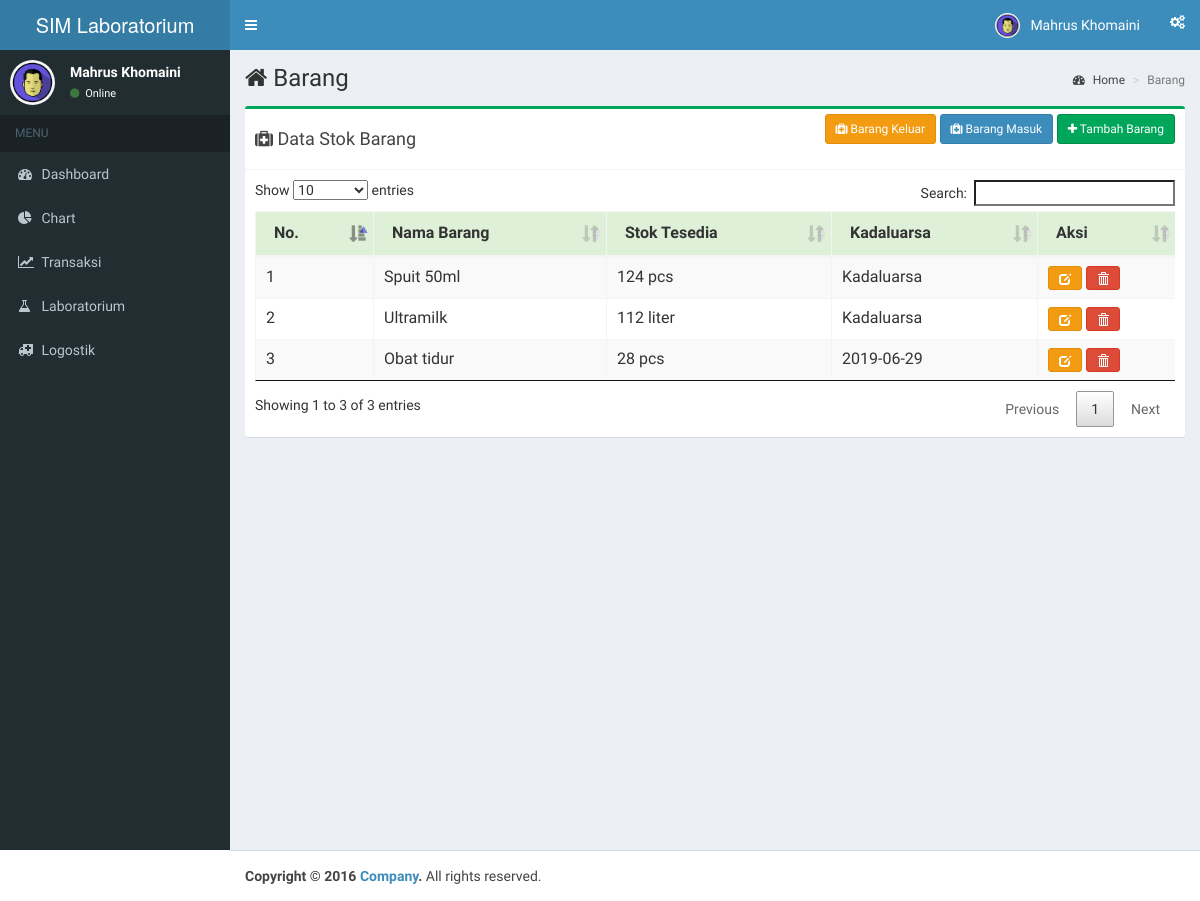
Page /home.php?page=barang (signed in) on the committed database.
### tables this page shows
CREATE TABLE IF NOT EXISTS `tb_barang` (
  `id_barang` int(11) NOT NULL AUTO_INCREMENT,
  `nama_barang` varchar(100) NOT NULL,
  `stok` int(11) NOT NULL,
  `satuan` varchar(11) NOT NULL,
  `exp` date NOT NULL,
  PRIMARY KEY (`id_barang`)
);

### addfile/data-barang.php (the view, shortened to what this page needs)
  <?php include 'modal-barang.php'; ?>
  <div class="table-responsive">
  <table class="table table-striped table-bordered data-barang" id="barangtable">
    <thead>
      <tr class="success">
        <th>No.</th>
        <th>Nama Barang</th>
        <th>Stok Tesedia</th>
        <th>Kadaluarsa</th>
        <th>Aksi</th>
      </tr>
    </thead>
    <tbody>
    <?php
    $tampil = $koneksi->prepare("SELECT * FROM tb_barang");
    $tampil->execute();
    $tampil->setFetchMode(PDO::FETCH_ASSOC);
    $no = 1;
    while ($data=$tampil->fetch(PDO::FETCH_ORI_NEXT)) { ?>
      <tr>
        <td><?php echo $no; ?></td>
        <td><?php echo $data['nama_barang']; ?></td>
        <td><?php echo $data['stok'].' '.$data['satuan']; ?></td>
        <td>
            <?php
                $exp = $data['exp'];
                $now = date('Y-m-d');
                if($now >= $exp){
                    echo 'Kadaluarsa';
                }else{
                  echo $exp;
                }
            ?>
        </td>
        <td><button type="button" id="<?php echo $data['id_barang']; ?>" class="btn btn-warning btn-sm detail-barang" data-toggle="modal" data-target="#modal-update-barang"><span class="glyphicon glyphicon-edit" aria-hidden="true"></button>
          <button name="<?php echo $data['nama_barang'] ?>" type="button" id="<?php echo $data['id_barang']; ?>" class="btn btn-danger btn-sm hapus-barang"><span class="glyphicon glyphicon-trash" aria-hidden="true"></button>
          </td>
      </tr>
      <?php $no++;} ?>
    </tbody>
  </table>
</div>

### home.php (shortened to what this page needs)
<html>
<head>
  <link rel="stylesheet" href="bootstrap/css/bootstrap.css">
  <link rel="stylesheet" href="plugins/datatables/jquery.dataTables.css">
  <link rel="stylesheet" href="plugins/datatables/dataTables.bootstrap.css">
  <link rel="stylesheet" href="https://cdn.datatables.net/buttons/1.5.6/css/buttons.dataTables.min.css">
  <link href="plugins/select2/css/select2.min.css" rel="stylesheet" />
  <link rel="stylesheet" href="plugins/font-awesome/css/font-awesome.min.css">
  <link rel="stylesheet" href="dist/css/AdminLTE.min.css">
  <link rel="stylesheet" href="dist/css/skins/skin-blue.min.css">
</head>
<body class="hold-transition skin-blue sidebar-mini">
<div class="wrapper">
  <header class="main-header">
    <a href="index.php" class="logo">
      <span class="logo-lg"></b>SIM</b> Laboratorium</span>
    </a>
    <nav class="navbar navbar-static-top" role="navigation">
      <a href="#" class="sidebar-toggle" data-toggle="offcanvas" role="button">
      </a>
      <div class="navbar-custom-menu">
        <ul class="nav navbar-nav">
          <li class="dropdown user user-menu">
            <a href="#" class="dropdown-toggle" data-toggle="dropdown">
              <img src="dist/img/mahruskh.jpg" class=" user-image" alt="User Image">
              <span class="hidden-xs"><?php echo $_SESSION['nama'] ?></span>
            </a>
          </li>
          <li>
            <a href="#" data-toggle="control-sidebar"><i class="fa fa-gears"></i></a>
          </li>
        </ul>
      </div>
    </nav>
  </header>
  <aside class="main-sidebar">
    <section class="sidebar">
      <div class="user-panel">
        <div class="pull-left image">
          <img src="dist/img/mahruskh.jpg" class="img-circle" alt="User Image">
        </div>
        <div class="pull-left info">
          <p><?php   echo $_SESSION['nama'] ?></p>
          <a href="#"><i class="fa fa-circle text-success"></i> Online</a>
        </div>
      </div>
      <ul class="sidebar-menu">
        <?php include 'aside.php' ?>
    </section>
  </aside>
  <div class="content-wrapper">
    <section class="content-header">
        <?php
        if(isset($_GET['page'])){
            $title = $_GET['page'];
        }else{
            $title = 'Beranda';
        }
        ?>
      <h1><i class="fa fa-home"></i> <?= ucfirst($title); ?></h1>
      <ol class="breadcrumb">
        <li><a href="#"><i class="fa fa-dashboard"></i> Home</a></li>
        <li class="active"><?= ucfirst($title); ?></li>
      </ol>
    </section>
  <section class="content">
    <div class="row">
      <?php
        if(isset($_GET['page'])){
            $file = $_GET['page'].'.php';
            if(file_exists($file)){
              include_once $_GET['page'].'.php';
            }else{
              include_once '404.php';
            }
        }else{
          echo '<meta http-equiv="refresh" content="0; URL=index.php" />';
        }
      ?>
    </div>
  </div>
  <footer class="main-footer">
    <strong>Copyright &copy; 2016 <a href="#">Company</a>.</strong> All rights reserved.
  </footer>
</body>
</html>

### aside.php (shortened to what this page needs)
<?php $class = NULL ?>
<li class="header">MENU</li>
<li <?php echo $class ?>><a href="index.php"><i class="fa fa-dashboard"></i> <span>Dashboard</span></a></li>
<li <?php echo $class ?>><a href="home.php?page=chart"><i class="fa fa-pie-chart"></i> <span>Chart</span></a></li>
<li class="treeview"><a href=""><i class="fa fa-line-chart"></i> <span>Transaksi</span></a>
</li>
<li class="treeview"><a href="lab.php"><i class="fa fa-flask"></i> <span class="pul-right-container">Laboratorium</span></a>
</li>
<li><a href="#"><i class="fa fa-ambulance"></i> <span>Logostik</span></a>
        <li><a href="home.php?page=barang"><i class="fa fa-medkit"></i><span> Stok Barang</span></li></a></li>
    </ul>

### barang.php
<div class="col-md-12 col-sm-6">
<div class="box box-success">
          <div class="box-header with-border">
            <h4 class="box-tittle"><i class="fa fa-medkit"></i> Data Stok Barang</h4>
              <div class="box-tools pull-right">
                  <a href="" data-toggle="modal" data-target="#modal-keluar-barang"><button type="button" class="btn btn-warning btn-sm"><i class="fa fa-medkit"></i> Barang Keluar </button></a>
                  <a href="" data-toggle="modal" data-target="#modal-masuk-barang"><button type="button" class="btn btn-primary btn-sm"><i class="fa fa-medkit"></i> Barang Masuk </button></a>
                  <a href="" data-toggle="modal" data-target="#modal-tambah-barang"><button type="button" class="btn btn-success btn-sm"><i class="fa fa-plus"></i> Tambah Barang</button></a>
              </div>
          </div>
          <div class="box-body">
              <?php include_once 'addfile/data-barang.php' ?>
          </div>
        </div>
        </div>
</div>

### rows in the picture
tb_barang: nama_barang "Spuit 50ml", stok "124", satuan "pcs", exp "Kadaluarsa"
tb_barang: nama_barang "Ultramilk", stok "112", satuan "liter", exp "Kadaluarsa"
tb_barang: nama_barang "Obat tidur", stok "28", satuan "pcs", exp "2019-06-29"

### other values in the picture
$_SESSION['nama'] "Mahrus Khomaini"
$title "Barang"
